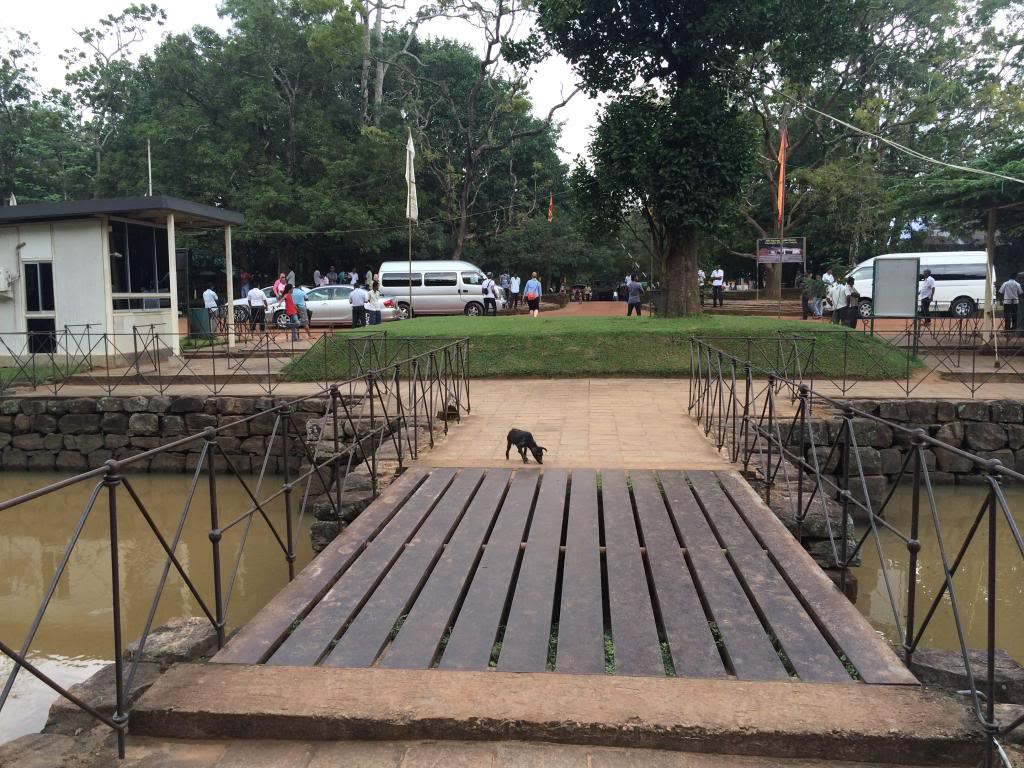
#> input picture 03-yolo-part1/yolo_test_scene.jpeg, 1024 x 768 px, given in place of the camera
$ python realtime_canny.py
#> lines starting #> are read from the running program, lines starting #| are printed output that depends on the picture; after the words box and inside, x2 and y2 are one past the last pixel; in counts of white or black regions, pixels touching at a corner belong together
### camera_utils.py
"""
Shared camera-selection utilities for all camera demos in this repo.

Every camera demo accepts --video-source (or the VIDEO_SOURCE environment
variable). When neither is given, resolve_video_source() scans the available
cameras and prompts the user to pick one — with a snapshot preview window when
a GUI is available, so it's easy to tell the built-in webcam apart from an
iPhone Continuity Camera.
"""

import json
import os
import subprocess
import sys
from typing import List, Optional, Tuple

import cv2
import numpy as np

CameraInfo = Tuple[int, int, int, Optional[np.ndarray]]


def open_capture(source) -> cv2.VideoCapture:
    """Create a cv2.VideoCapture using either a numeric index or URL"""
    source = str(source)
    if source.isdigit():
        return cv2.VideoCapture(int(source))
    return cv2.VideoCapture(source)


def list_available_cameras(max_index: int = 5) -> List[CameraInfo]:
    """Probe camera indices and return (index, width, height, preview_frame) per camera"""
#> called with max_index = 5
    cameras = []
    for index in range(max_index):
        cap = cv2.VideoCapture(index)
        if cap.isOpened():
            width = int(cap.get(cv2.CAP_PROP_FRAME_WIDTH))
            height = int(cap.get(cv2.CAP_PROP_FRAME_HEIGHT))
            ret, frame = cap.read()
#> frame is the input picture: shape (768, 1024, 3); mean B, G, R 89.4, 98.6, 102.1
            cameras.append((index, width, height, frame if ret else None))
        cap.release()
    return cameras


def get_macos_camera_names() -> List[str]:
    """Best-effort camera names from system_profiler (macOS only).

    The order does not necessarily match OpenCV's index order, so treat these
    as a hint about what hardware is present, not as index labels.
    """
    if sys.platform != "darwin":
        return []
    try:
        result = subprocess.run(
            ["system_profiler", "SPCameraDataType", "-json"],
            capture_output=True, text=True, timeout=15, check=True
        )
        cameras = json.loads(result.stdout).get("SPCameraDataType", [])
        return [cam.get("_name", "Unknown camera") for cam in cameras]
    except (OSError, subprocess.SubprocessError, json.JSONDecodeError):
        return []


# [16 lines left out: function build_camera_preview, not called in this run]


def _gui_available() -> bool:
    """Return True if OpenCV can create GUI windows"""
    if sys.platform != "darwin" and not (
        os.environ.get("DISPLAY") or os.environ.get("WAYLAND_DISPLAY")
    ):
        return False
    test_window = "_camera_utils_gui_test"
    try:
        cv2.namedWindow(test_window)
        cv2.destroyWindow(test_window)
        return True
    except cv2.error:
        return False


# [27 lines left out: function _prompt_via_window, not called in this run]


def _prompt_via_terminal(cameras: List[CameraInfo]) -> Optional[str]:
    """Ask for a camera index on stdin; None when stdin is not interactive"""
    if sys.stdin is None or not sys.stdin.isatty():
        return None
    valid = {str(index) for index, _, _, _ in cameras}
    default = str(cameras[0][0])
    while True:
        choice = input(f"Select a camera index [{default}]: ").strip()
        if choice == "":
            return default
        if choice in valid:
            return choice
        print(f"Invalid choice '{choice}'. Options: {', '.join(sorted(valid))}")


def prompt_for_camera() -> Optional[str]:
    """Scan for cameras and let the user pick one; None when no camera is found"""
    print("No video source given. Scanning for cameras...")
    cameras = list_available_cameras()
    if not cameras:
        print("No cameras found.")
        return None

    names = get_macos_camera_names()
    if names:
        print("Detected camera hardware (order may not match indices below): "
              + ", ".join(names))
    print("Available cameras:")
    for index, width, height, _ in cameras:
        print(f"  [{index}] {width}x{height}")

    if len(cameras) == 1:
        print(f"Only one camera found. Using camera {cameras[0][0]}.")
        return str(cameras[0][0])

    choice = None
    if _gui_available():
        choice = _prompt_via_window(cameras)
    if choice is None:
        choice = _prompt_via_terminal(cameras)
    if choice is None:
        choice = str(cameras[0][0])
        print(f"No selection possible. Using camera {choice}.")
    else:
        print(f"Using camera {choice}.")
    return choice


def resolve_video_source(cli_value: Optional[str]) -> str:
    """Resolve the video source: CLI flag > VIDEO_SOURCE env var > interactive prompt > "0" """
    if cli_value:
        return str(cli_value)
    env_value = os.getenv("VIDEO_SOURCE")
    if env_value:
        return env_value
    selected = prompt_for_camera()
    if selected is not None:
        return selected
    return "0"


VIDEO_SOURCE_HELP = (
    "Camera index (e.g. 0) or stream URL. If omitted, available cameras are "
    "listed and you are prompted to pick one."
)

### 01-intro-canny-edge/realtime_canny.py
"""
Real-time Canny Edge Detection - Module 1 Exercise 3
Apply Canny edge detection to webcam feed in real-time
"""

import argparse
import os
import sys
from pathlib import Path

import cv2
import numpy as np

REPO_ROOT = Path(__file__).resolve().parents[1]
sys.path.insert(0, str(REPO_ROOT))

from camera_utils import VIDEO_SOURCE_HELP, open_capture, resolve_video_source

DATA_DIR = REPO_ROOT / "data"
DATA_DIR.mkdir(parents=True, exist_ok=True)


_GUI_AVAILABLE = None

class RealTimeCanny:
    """
    Real-time Canny edge detection from webcam feed
    """

    def __init__(self, video_source="0"):
        self.low_threshold = 50
        self.high_threshold = 150
        self.blur_kernel = 5

        # Initialize webcam
        self.cap = open_capture(video_source)
        if not self.cap.isOpened():
            print("Error: Cannot open webcam")
            return

        # Set camera properties for better performance
        self.cap.set(cv2.CAP_PROP_FRAME_WIDTH, 640)
        self.cap.set(cv2.CAP_PROP_FRAME_HEIGHT, 480)
        self.cap.set(cv2.CAP_PROP_FPS, 30)

    # [8 lines left out: function create_trackbars, not called in this run]

    def update_low_threshold(self, val):
        """Update low threshold value"""
        self.low_threshold = val

    def update_high_threshold(self, val):
        """Update high threshold value"""
        self.high_threshold = val

    # [7 lines left out: function update_blur_kernel, not called in this run]

    def process_frame(self, frame):
        """
        Process a single frame with Canny edge detection
        """
        # Convert to grayscale
        gray = cv2.cvtColor(frame, cv2.COLOR_BGR2GRAY)

        # Apply Gaussian blur
        blurred = cv2.GaussianBlur(gray, (self.blur_kernel, self.blur_kernel), 0)

        # Apply Canny edge detection
        edges = cv2.Canny(blurred, self.low_threshold, self.high_threshold)

        # Convert edges back to 3-channel for display
        edges_colored = cv2.cvtColor(edges, cv2.COLOR_GRAY2BGR)

        return gray, blurred, edges, edges_colored

    # [138 lines left out: functions add_text_overlay, run, not called in this run]

def test_with_static_image(video_source="0", headless=False):
    """
    Test the edge detection with a static image if webcam is not available
    """
#> called with video_source = '0', headless = True
    print("=== Testing with Static Images ===")

    # Create a test image
    test_img = np.zeros((480, 640, 3), dtype=np.uint8)

    # Add some shapes
    cv2.rectangle(test_img, (100, 100), (300, 200), (255, 255, 255), -1)
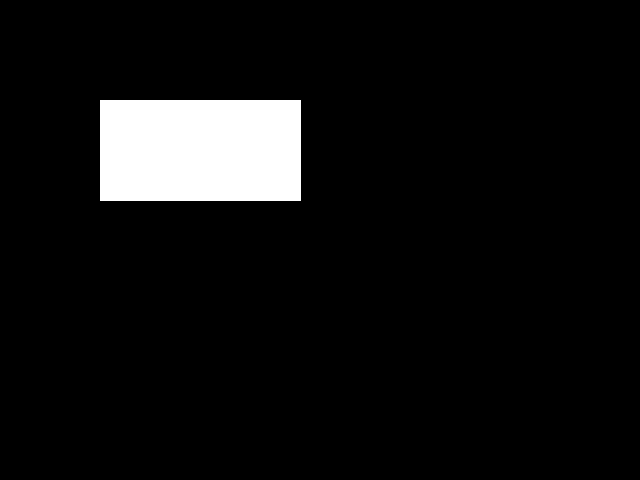
#> test_img: shape (480, 640, 3); 6.6% white; 1 white region, box (x1, y1, x2, y2) and area: (100, 100, 301, 201) 20301
    cv2.circle(test_img, (450, 150), 80, (128, 128, 128), -1)
    cv2.rectangle(test_img, (200, 300), (400, 400), (200, 200, 200), 5)
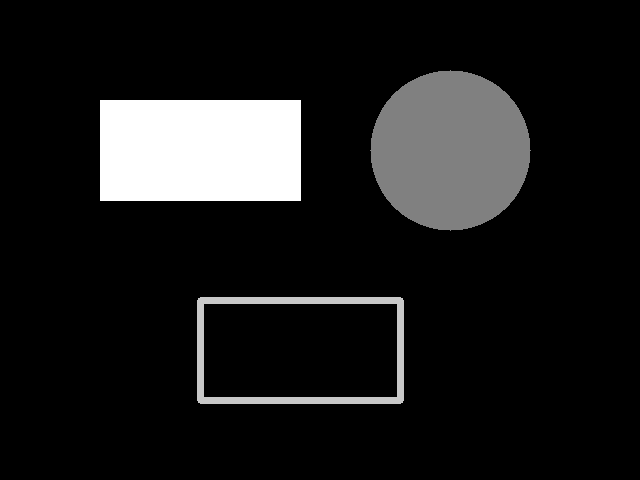
#> test_img: shape (480, 640, 3); min 0, max 255, mean 27.9

    # Add some noise
    noise = np.random.normal(0, 20, test_img.shape)
    test_img = np.clip(test_img.astype(np.float64) + noise, 0, 255).astype(np.uint8)
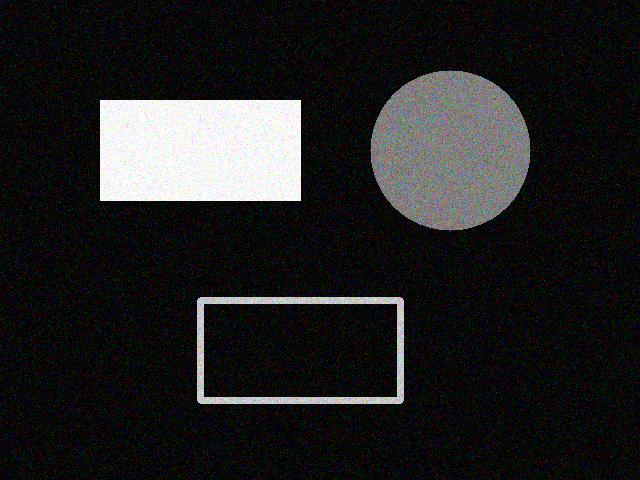
#> test_img: shape (480, 640, 3); mean of channels 0, 1, 2 34, 34, 34; drawn as B, G, R

    # Create Canny processor
    processor = RealTimeCanny(video_source)

    # Process the test image with different parameters
    parameters = [
        (50, 150, 5, "Default"),
        (30, 100, 5, "More Sensitive"),
        (100, 200, 5, "Less Sensitive"),
        (50, 150, 9, "More Blur")
    ]

    results = []

    for low, high, blur, label in parameters:
        processor.low_threshold = low
        processor.high_threshold = high
        processor.blur_kernel = blur

        gray, blurred, edges, edges_colored = processor.process_frame(test_img)

        # Add label to the image
        labeled_edges = edges_colored.copy()
        cv2.putText(labeled_edges, label, (10, 30), cv2.FONT_HERSHEY_SIMPLEX, 1, (0, 255, 0), 2)
        cv2.putText(labeled_edges, f"L:{low} H:{high} B:{blur}", (10, 60), cv2.FONT_HERSHEY_SIMPLEX, 0.6, (0, 255, 0), 1)

        results.append(labeled_edges)
#> this loop made 4 passes
#> pass 1, in process_frame, `edges = cv2.Canny(blurred, self.low_threshold, self.high_threshold)`:
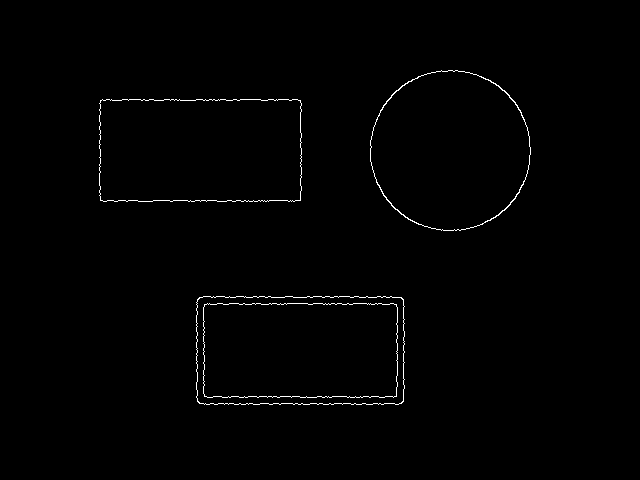
#> edges: shape (480, 640); 0.77% white in thin lines or dots, all inside (x1, y1, x2, y2) = (99, 70, 531, 405)
#> after the loop, results = 4 items

    # Display results
    top_row = np.hstack([test_img] + [cv2.cvtColor(cv2.cvtColor(test_img, cv2.COLOR_BGR2GRAY), cv2.COLOR_GRAY2BGR)])
    bottom_row = np.hstack(results[:2])
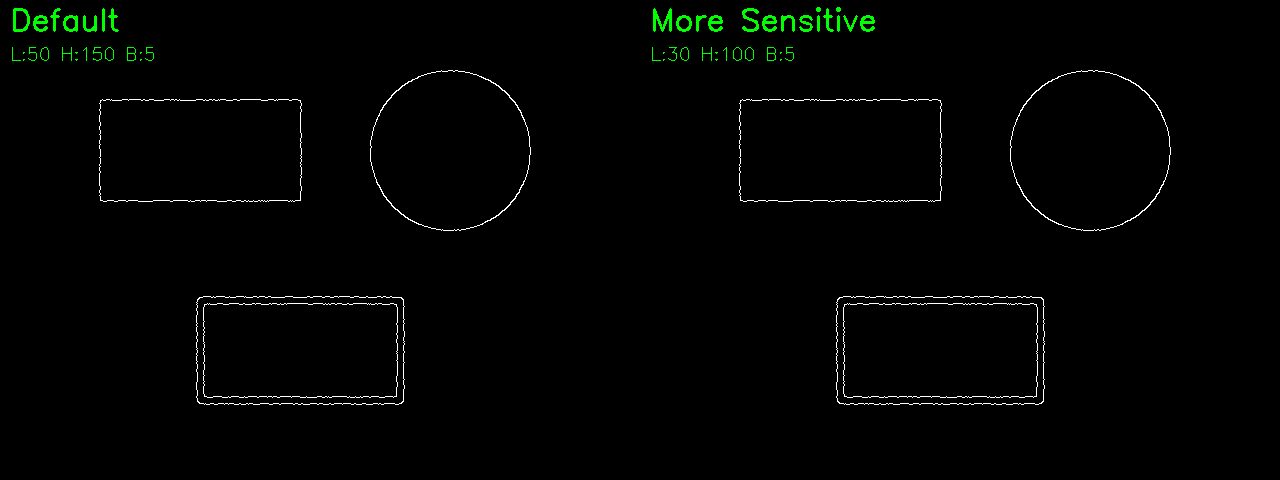
#> bottom_row: shape (480, 1280, 3); mean of channels 0, 1, 2 2, 3.2, 2; drawn as B, G, R
    third_row = np.hstack(results[2:])

    # Add labels for top row
    cv2.putText(top_row, 'Original', (10, 30), cv2.FONT_HERSHEY_SIMPLEX, 1, (255, 255, 255), 2)
    cv2.putText(top_row, 'Grayscale', (650, 30), cv2.FONT_HERSHEY_SIMPLEX, 1, (255, 255, 255), 2)
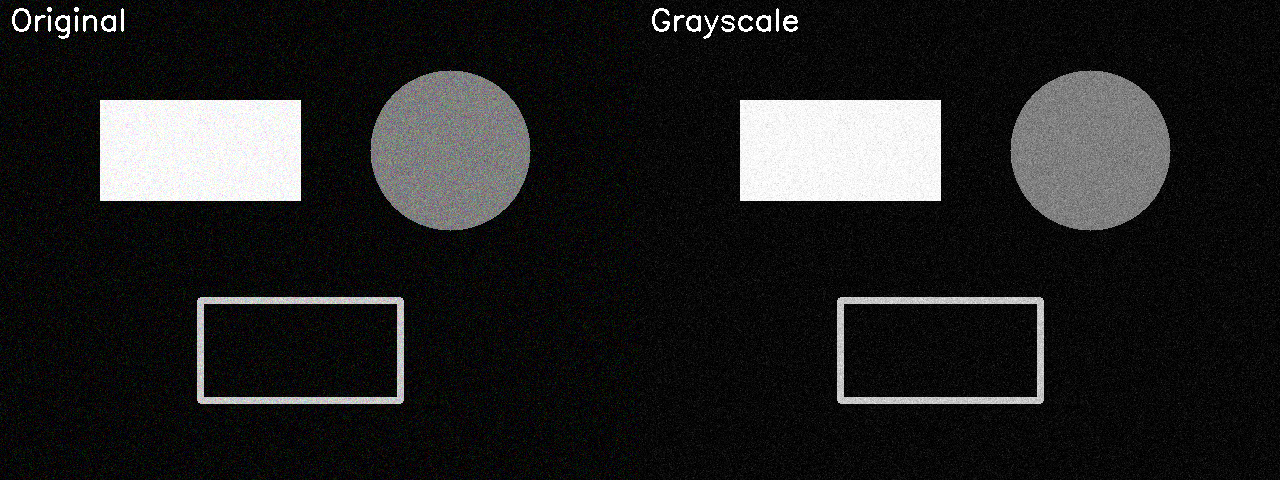
#> top_row: shape (480, 1280, 3); mean of channels 0, 1, 2 34.8, 34.8, 34.8; drawn as B, G, R

    combined = np.vstack([top_row, bottom_row, third_row])
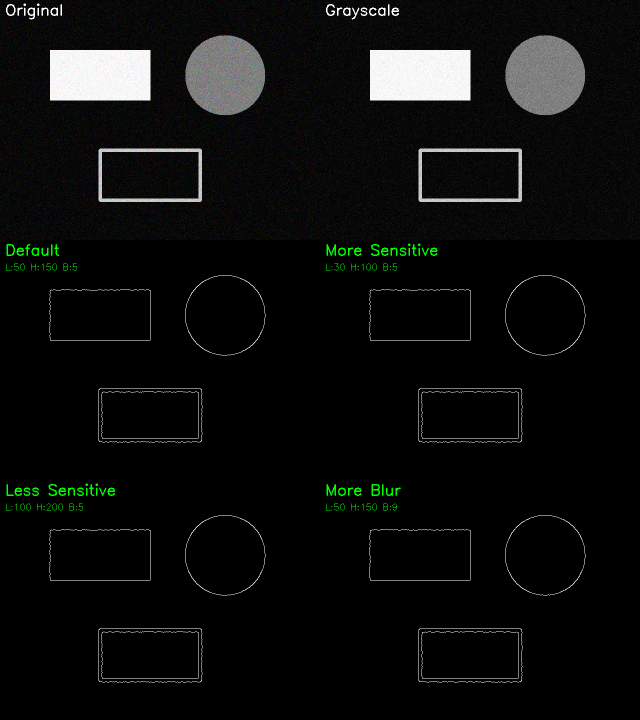
#> combined: shape (1440, 1280, 3) (shown at 1/2 size); mean of channels 0, 1, 2 12.9, 13.8, 12.9; drawn as B, G, R

    if headless:
        output_path = DATA_DIR / 'canny_static_test.png'
        cv2.imwrite(str(output_path), combined)
        print(f"Saved static test output to {output_path}")
    else:
        try:
            cv2.imshow('Static Image Canny Test', combined)
            print("Press any key to close the window...")
            cv2.waitKey(0)
            cv2.destroyAllWindows()
        except cv2.error as err:
            output_path = DATA_DIR / 'canny_static_test.png'
            cv2.imwrite(str(output_path), combined)
            print(f"GUI display failed ({err}). Saved static test output to {output_path}")

def has_gui_support():
    """Return True if OpenCV can create GUI windows."""
    global _GUI_AVAILABLE
    if _GUI_AVAILABLE is not None:
        return _GUI_AVAILABLE

    display = os.environ.get('DISPLAY') or os.environ.get('WAYLAND_DISPLAY')
    if not display:
        _GUI_AVAILABLE = False
        return _GUI_AVAILABLE

    test_window = '_opencv_gui_test'
    try:
        cv2.namedWindow(test_window)
        cv2.destroyWindow(test_window)
        _GUI_AVAILABLE = True
    except cv2.error:
        _GUI_AVAILABLE = False
    return _GUI_AVAILABLE

def parse_args():
    """Parse command line arguments"""
    parser = argparse.ArgumentParser(description="Real-time Canny edge detection demo")
    parser.add_argument("--video-source", default=None, help=VIDEO_SOURCE_HELP)
    return parser.parse_args()


def main():
    """
    Main function
    """
    print("=== Real-time Canny Edge Detection Demo ===")

    args = parse_args()
    video_source = resolve_video_source(args.video_source)
    print(f"Video source: {video_source}")

    # Try to use webcam first
    test_cap = open_capture(video_source)
    webcam_available = test_cap.isOpened()
    test_cap.release()
    gui_available = has_gui_support()

    if webcam_available and gui_available:
        print("Webcam detected. Starting real-time demo...")

        canny_detector = RealTimeCanny(video_source)
        canny_detector.run()
    else:
        if not webcam_available:
            print("No webcam detected. Running static image test...")
        elif not gui_available:
            print("GUI display unavailable. Running static image test and saving results...")
        test_with_static_image(video_source, headless=not gui_available)

if __name__ == "__main__":
    main()
